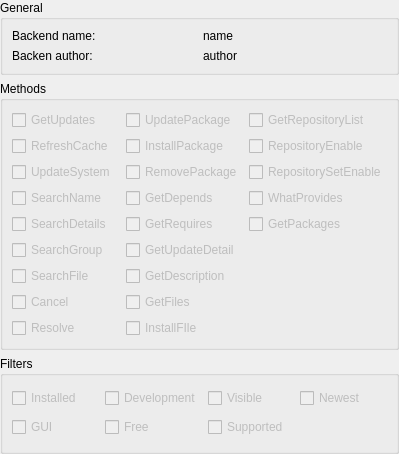
<?xml version="1.0" encoding="UTF-8"?>
<ui version="4.0">
 <class>KpkBackendDetails</class>
 <widget class="QWidget" name="KpkBackendDetails">
  <property name="geometry">
   <rect>
    <x>0</x>
    <y>0</y>
    <width>399</width>
    <height>454</height>
   </rect>
  </property>
  <property name="windowTitle">
   <string>Form</string>
  </property>
  <layout class="QGridLayout" name="gridLayout_4">
   <property name="margin">
    <number>0</number>
   </property>
   <item row="0" column="0">
    <widget class="QGroupBox" name="groupBox">
     <property name="sizePolicy">
      <sizepolicy hsizetype="MinimumExpanding" vsizetype="Fixed">
       <horstretch>0</horstretch>
       <verstretch>0</verstretch>
      </sizepolicy>
     </property>
     <property name="title">
      <string>General</string>
     </property>
     <layout class="QGridLayout" name="gridLayout">
      <item row="0" column="0">
       <widget class="QLabel" name="label">
        <property name="text">
         <string>Backend name:</string>
        </property>
       </widget>
      </item>
      <item row="0" column="1">
       <widget class="QLabel" name="nameL">
        <property name="text">
         <string>name</string>
        </property>
       </widget>
      </item>
      <item row="1" column="0">
       <widget class="QLabel" name="label_2">
        <property name="text">
         <string>Backen author:</string>
        </property>
       </widget>
      </item>
      <item row="1" column="1">
       <widget class="QLabel" name="authorL">
        <property name="text">
         <string>author</string>
        </property>
       </widget>
      </item>
     </layout>
    </widget>
   </item>
   <item row="1" column="0">
    <widget class="QGroupBox" name="groupBox_3">
     <property name="enabled">
      <bool>true</bool>
     </property>
     <property name="title">
      <string>Methods</string>
     </property>
     <layout class="QGridLayout" name="gridLayout_3">
      <item row="0" column="0">
       <widget class="QCheckBox" name="getUpdatesCB">
        <property name="enabled">
         <bool>false</bool>
        </property>
        <property name="text">
         <string>GetUpdates</string>
        </property>
        <property name="checkable">
         <bool>true</bool>
        </property>
        <property name="checked">
         <bool>false</bool>
        </property>
       </widget>
      </item>
      <item row="0" column="1">
       <widget class="QCheckBox" name="updatePackageCB">
        <property name="enabled">
         <bool>false</bool>
        </property>
        <property name="text">
         <string>UpdatePackage</string>
        </property>
        <property name="checkable">
         <bool>true</bool>
        </property>
        <property name="checked">
         <bool>false</bool>
        </property>
       </widget>
      </item>
      <item row="0" column="2">
       <widget class="QCheckBox" name="getRepositoryListCB">
        <property name="enabled">
         <bool>false</bool>
        </property>
        <property name="text">
         <string>GetRepositoryList</string>
        </property>
        <property name="checkable">
         <bool>true</bool>
        </property>
        <property name="checked">
         <bool>false</bool>
        </property>
       </widget>
      </item>
      <item row="1" column="0">
       <widget class="QCheckBox" name="refreshCacheCB">
        <property name="enabled">
         <bool>false</bool>
        </property>
        <property name="text">
         <string>RefreshCache</string>
        </property>
        <property name="checkable">
         <bool>true</bool>
        </property>
        <property name="checked">
         <bool>false</bool>
        </property>
       </widget>
      </item>
      <item row="1" column="1">
       <widget class="QCheckBox" name="installPackageCB">
        <property name="enabled">
         <bool>false</bool>
        </property>
        <property name="text">
         <string>InstallPackage</string>
        </property>
        <property name="checkable">
         <bool>true</bool>
        </property>
        <property name="checked">
         <bool>false</bool>
        </property>
       </widget>
      </item>
      <item row="1" column="2">
       <widget class="QCheckBox" name="repositoryEnableCB">
        <property name="enabled">
         <bool>false</bool>
        </property>
        <property name="text">
         <string>RepositoryEnable</string>
        </property>
        <property name="checkable">
         <bool>true</bool>
        </property>
        <property name="checked">
         <bool>false</bool>
        </property>
       </widget>
      </item>
      <item row="2" column="0">
       <widget class="QCheckBox" name="updateSystemCB">
        <property name="enabled">
         <bool>false</bool>
        </property>
        <property name="text">
         <string>UpdateSystem</string>
        </property>
        <property name="checkable">
         <bool>true</bool>
        </property>
        <property name="checked">
         <bool>false</bool>
        </property>
       </widget>
      </item>
      <item row="2" column="1">
       <widget class="QCheckBox" name="removePackageCB">
        <property name="enabled">
         <bool>false</bool>
        </property>
        <property name="text">
         <string>RemovePackage</string>
        </property>
        <property name="checkable">
         <bool>true</bool>
        </property>
        <property name="checked">
         <bool>false</bool>
        </property>
       </widget>
      </item>
      <item row="2" column="2">
       <widget class="QCheckBox" name="repositorySetEnableCB">
        <property name="enabled">
         <bool>false</bool>
        </property>
        <property name="text">
         <string>RepositorySetEnable</string>
        </property>
        <property name="checkable">
         <bool>true</bool>
        </property>
        <property name="checked">
         <bool>false</bool>
        </property>
       </widget>
      </item>
      <item row="3" column="0">
       <widget class="QCheckBox" name="searchNameCB">
        <property name="enabled">
         <bool>false</bool>
        </property>
        <property name="text">
         <string>SearchName</string>
        </property>
        <property name="checkable">
         <bool>true</bool>
        </property>
        <property name="checked">
         <bool>false</bool>
        </property>
       </widget>
      </item>
      <item row="3" column="1">
       <widget class="QCheckBox" name="getDependsCB">
        <property name="enabled">
         <bool>false</bool>
        </property>
        <property name="text">
         <string>GetDepends</string>
        </property>
        <property name="checkable">
         <bool>true</bool>
        </property>
        <property name="checked">
         <bool>false</bool>
        </property>
       </widget>
      </item>
      <item row="3" column="2">
       <widget class="QCheckBox" name="whatProvidesCB">
        <property name="enabled">
         <bool>false</bool>
        </property>
        <property name="text">
         <string>WhatProvides</string>
        </property>
        <property name="checkable">
         <bool>true</bool>
        </property>
        <property name="checked">
         <bool>false</bool>
        </property>
       </widget>
      </item>
      <item row="4" column="0">
       <widget class="QCheckBox" name="searchDetailsCB">
        <property name="enabled">
         <bool>false</bool>
        </property>
        <property name="text">
         <string>SearchDetails</string>
        </property>
        <property name="checkable">
         <bool>true</bool>
        </property>
        <property name="checked">
         <bool>false</bool>
        </property>
       </widget>
      </item>
      <item row="4" column="1">
       <widget class="QCheckBox" name="getRequiresCB">
        <property name="enabled">
         <bool>false</bool>
        </property>
        <property name="text">
         <string>GetRequires</string>
        </property>
        <property name="checkable">
         <bool>true</bool>
        </property>
        <property name="checked">
         <bool>false</bool>
        </property>
       </widget>
      </item>
      <item row="4" column="2">
       <widget class="QCheckBox" name="getPackagesCB">
        <property name="enabled">
         <bool>false</bool>
        </property>
        <property name="text">
         <string>GetPackages</string>
        </property>
        <property name="checkable">
         <bool>true</bool>
        </property>
        <property name="checked">
         <bool>false</bool>
        </property>
       </widget>
      </item>
      <item row="5" column="0">
       <widget class="QCheckBox" name="searchGroupCB">
        <property name="enabled">
         <bool>false</bool>
        </property>
        <property name="text">
         <string>SearchGroup</string>
        </property>
        <property name="checkable">
         <bool>true</bool>
        </property>
        <property name="checked">
         <bool>false</bool>
        </property>
       </widget>
      </item>
      <item row="5" column="1">
       <widget class="QCheckBox" name="getUpdateDetailCB">
        <property name="enabled">
         <bool>false</bool>
        </property>
        <property name="text">
         <string>GetUpdateDetail</string>
        </property>
        <property name="checkable">
         <bool>true</bool>
        </property>
        <property name="checked">
         <bool>false</bool>
        </property>
       </widget>
      </item>
      <item row="6" column="0">
       <widget class="QCheckBox" name="searchFileCB">
        <property name="enabled">
         <bool>false</bool>
        </property>
        <property name="text">
         <string>SearchFile</string>
        </property>
        <property name="checkable">
         <bool>true</bool>
        </property>
        <property name="checked">
         <bool>false</bool>
        </property>
       </widget>
      </item>
      <item row="6" column="1">
       <widget class="QCheckBox" name="getDescriptionCB">
        <property name="enabled">
         <bool>false</bool>
        </property>
        <property name="text">
         <string>GetDescription</string>
        </property>
        <property name="checkable">
         <bool>true</bool>
        </property>
        <property name="checked">
         <bool>false</bool>
        </property>
       </widget>
      </item>
      <item row="7" column="0">
       <widget class="QCheckBox" name="cancelCB">
        <property name="enabled">
         <bool>false</bool>
        </property>
        <property name="text">
         <string>Cancel</string>
        </property>
        <property name="checkable">
         <bool>true</bool>
        </property>
        <property name="checked">
         <bool>false</bool>
        </property>
       </widget>
      </item>
      <item row="7" column="1">
       <widget class="QCheckBox" name="getFilesCB">
        <property name="enabled">
         <bool>false</bool>
        </property>
        <property name="text">
         <string>GetFiles</string>
        </property>
        <property name="checkable">
         <bool>true</bool>
        </property>
        <property name="checked">
         <bool>false</bool>
        </property>
       </widget>
      </item>
      <item row="8" column="0">
       <widget class="QCheckBox" name="resolveCB">
        <property name="enabled">
         <bool>false</bool>
        </property>
        <property name="text">
         <string>Resolve</string>
        </property>
        <property name="checkable">
         <bool>true</bool>
        </property>
        <property name="checked">
         <bool>false</bool>
        </property>
       </widget>
      </item>
      <item row="8" column="1">
       <widget class="QCheckBox" name="installFileCB">
        <property name="enabled">
         <bool>false</bool>
        </property>
        <property name="text">
         <string>InstallFIle</string>
        </property>
        <property name="checkable">
         <bool>true</bool>
        </property>
        <property name="checked">
         <bool>false</bool>
        </property>
       </widget>
      </item>
     </layout>
    </widget>
   </item>
   <item row="2" column="0">
    <widget class="QGroupBox" name="groupBox_2">
     <property name="title">
      <string>Filters</string>
     </property>
     <layout class="QGridLayout" name="gridLayout_2">
      <item row="0" column="0">
       <widget class="QCheckBox" name="installedCB">
        <property name="enabled">
         <bool>false</bool>
        </property>
        <property name="text">
         <string>Installed</string>
        </property>
        <property name="checkable">
         <bool>true</bool>
        </property>
        <property name="checked">
         <bool>false</bool>
        </property>
       </widget>
      </item>
      <item row="0" column="1">
       <widget class="QCheckBox" name="developmentCB">
        <property name="enabled">
         <bool>false</bool>
        </property>
        <property name="text">
         <string>Development</string>
        </property>
        <property name="checkable">
         <bool>true</bool>
        </property>
        <property name="checked">
         <bool>false</bool>
        </property>
       </widget>
      </item>
      <item row="0" column="2">
       <widget class="QCheckBox" name="visibleCB">
        <property name="enabled">
         <bool>false</bool>
        </property>
        <property name="text">
         <string>Visible</string>
        </property>
        <property name="checkable">
         <bool>true</bool>
        </property>
        <property name="checked">
         <bool>false</bool>
        </property>
       </widget>
      </item>
      <item row="0" column="3">
       <widget class="QCheckBox" name="newestCB">
        <property name="enabled">
         <bool>false</bool>
        </property>
        <property name="text">
         <string>Newest</string>
        </property>
        <property name="checkable">
         <bool>true</bool>
        </property>
        <property name="checked">
         <bool>false</bool>
        </property>
       </widget>
      </item>
      <item row="1" column="0">
       <widget class="QCheckBox" name="guiCB">
        <property name="enabled">
         <bool>false</bool>
        </property>
        <property name="text">
         <string>GUI</string>
        </property>
        <property name="checkable">
         <bool>true</bool>
        </property>
        <property name="checked">
         <bool>false</bool>
        </property>
       </widget>
      </item>
      <item row="1" column="1">
       <widget class="QCheckBox" name="freeCB">
        <property name="enabled">
         <bool>false</bool>
        </property>
        <property name="text">
         <string>Free</string>
        </property>
        <property name="checkable">
         <bool>true</bool>
        </property>
        <property name="checked">
         <bool>false</bool>
        </property>
       </widget>
      </item>
      <item row="1" column="2">
       <widget class="QCheckBox" name="supportedCB">
        <property name="enabled">
         <bool>false</bool>
        </property>
        <property name="text">
         <string>Supported</string>
        </property>
        <property name="checkable">
         <bool>true</bool>
        </property>
        <property name="checked">
         <bool>false</bool>
        </property>
       </widget>
      </item>
     </layout>
    </widget>
   </item>
  </layout>
 </widget>
 <resources/>
 <connections/>
</ui>
